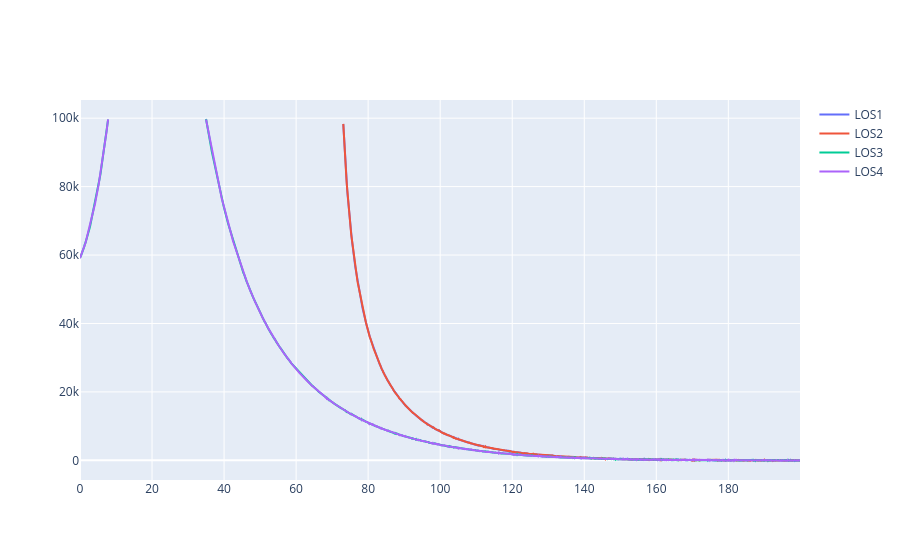

The notebook cell this image was saved under:
### Code cell
fig = go.Figure()
fig.add_trace(go.Scatter(x=results.t, y=measurements_noisy[SensorName.LASER_ALTIMETER][:,0], mode='lines', name='LOS1'))
fig.add_trace(go.Scatter(x=results.t, y=measurements_noisy[SensorName.LASER_ALTIMETER][:,1], mode='lines', name='LOS2'))
fig.add_trace(go.Scatter(x=results.t, y=measurements_noisy[SensorName.LASER_ALTIMETER][:,2], mode='lines', name='LOS3'))
fig.add_trace(go.Scatter(x=results.t, y=measurements_noisy[SensorName.LASER_ALTIMETER][:,3], mode='lines', name='LOS4'))
fig.show()

dropout_times = [7.8]
undropout_times = [35.0, 73.1]

### Figure 1 — Plotly figure (JSON) as saved in the notebook; plotly's stock layout.template omitted (floating-point values rounded to 4 significant figures; data arrays with more than 128 entries replaced by an {"elided": "..."} marker saying what was removed)
{"data": [{"mode": "lines", "name": "LOS1", "type": "scatter", "x": {"elided": "2000 float values"}, "y": {"elided": "2000 float values"}}, {"mode": "lines", "name": "LOS2", "type": "scatter", "x": {"elided": "2000 float values"}, "y": {"elided": "2000 float values"}}, {"mode": "lines", "name": "LOS3", "type": "scatter", "x": {"elided": "2000 float values"}, "y": {"elided": "2000 float values"}}, {"mode": "lines", "name": "LOS4", "type": "scatter", "x": {"elided": "2000 float values"}, "y": {"elided": "2000 float values"}}], "layout": {}}
